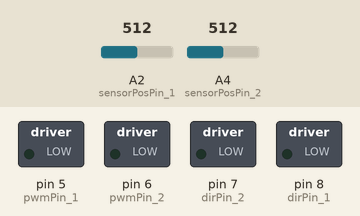
Bench run of a sketch on a simulated Arduino Uno, built with avr-gcc and run on an emulated ATmega328P. Parts: switched loads named in the sketch (green lamp = pin HIGH). The test bench sets the inputs (shaded band); at power-on: A2 (sensorPosPin_1) = 512, A4 (sensorPosPin_2) = 512. What the sketch prints to the serial monitor is not drawn.

Above: at 1.2 s.
1.3 s: A2 (sensorPosPin_1) set to 710
At 2.3 s:
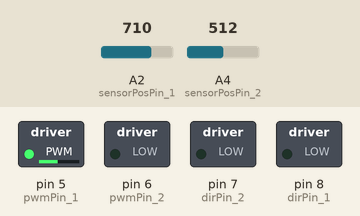
2.8 s: A4 (sensorPosPin_2) set to 522
At 3.5 s:
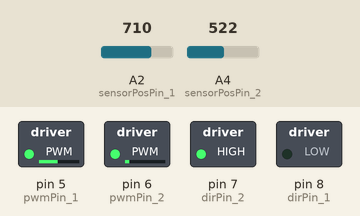
4.3 s: A4 (sensorPosPin_2) set to 511
At 4.6 s:
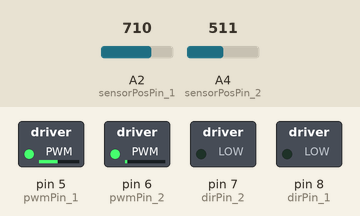
5.8 s: A2 (sensorPosPin_1) set to 1023
At 7.0 s:
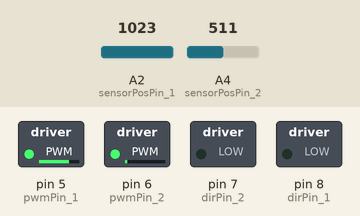
7.3 s: A4 (sensorPosPin_2) set to 900
At 8.1 s:
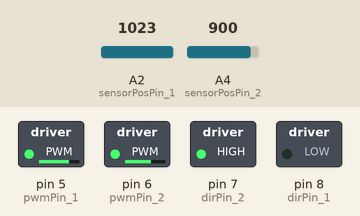
8.8 s: A4 (sensorPosPin_2) set to 716
At 9.2 s:
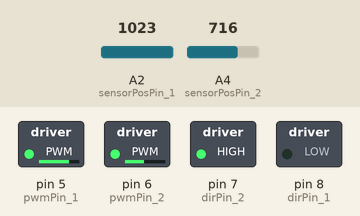
Timing chart, 0 to 11.3 s (numbered marks = the images above; inputs shaded):
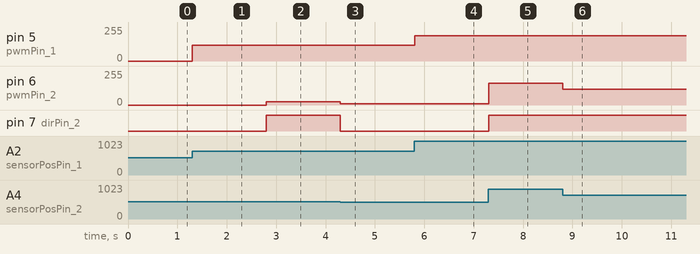

The sketch:

A5P2_Blankenberg_Goodloe.ino
```cpp
// Includes
#include <math.h>
#include <Wire.h>

#define CENTERING_CONSTANT

// System Parameters
float positionProportion   = 25;
float derivativeProportion = 0.1;

// Pin declares
// > System 1
int pwmPin_1       = 5;  // PWM output pin for motor 1
int dirPin_1       = 8;  // direction output pin for motor 1
int sensorPosPin_1 = A2; // input pin for MR sensor
int fsrPin_1       = A3; // input pin for FSR sensor
// > System 2
int pwmPin_2       = 6;  // PWM output pin for motor 2
int dirPin_2       = 7;  // direction output pin for motor 2
int sensorPosPin_2 = A4; // input pin for MR sensor on other system
byte L1 = 5;
byte L2 = 6;

// Position tracking variables
// > System 1
int updatedPos_1       = 0; // keeps track of the latest updated value of the MR sensor reading
int rawPos_1           = 0; // current raw reading from MR sensor
int lastRawPos_1       = 0; // last raw reading from MR sensor
int lastLastRawPos_1   = 0; // last last raw reading from MR sensor
int flipNumber_1       = 0; // keeps track of the number of flips over the 180deg mark
int tempOffset_1       = 0;
int rawDiff_1          = 0;
int lastRawDiff_1      = 0;
int rawOffset_1        = 0;
int lastRawOffset_1    = 0;
const int flipThresh_1 = 700;  // threshold to determine whether or not a flip over the 180 degree mark occurred
boolean flipped_1      = false;
// > System 2
int updatedPos_2       = 0; // keeps track of the latest updated value of the MR sensor reading
int rawPos_2           = 0; // current raw reading from MR sensor
int lastRawPos_2       = 0; // last raw reading from MR sensor
int lastLastRawPos_2   = 0; // last last raw reading from MR sensor
int flipNumber_2       = 0; // keeps track of the number of flips over the 180deg mark
int tempOffset_2       = 0;
int rawDiff_2          = 0;
int lastRawDiff_2      = 0;
int rawOffset_2        = 0;
int lastRawOffset_2    = 0;
const int flipThresh_2 = 700;  // threshold to determine whether or not a flip over the 180 degree mark occurred
boolean flipped_2      = false;

boolean global_zero = true;
double global_master = 0;
double global_slave = 0;
float global_x = 0;
float global_y = 0;
double rp = .009;
double rh = .09;
double rs = .075;

// Kinematics variables
// > System 1
double xh_1      = 0;      // position of the handle [m]
double theta_s_1 = 0;      // Angle of the sector pulley in deg
double xh_prev_1;          // Distance of the handle at previous time step
double xh_prev2_1;
double dxh_1;              // Velocity of the handle
double dxh_prev_1;
double dxh_prev2_1;
double dxh_filt_1;         // Filtered velocity of the handle
double dxh_filt_prev_1;
double dxh_filt_prev2_1;
// > System 2
double xh_2      = 0;      // position of the handle [m]
double theta_s_2 = 0;      // Angle of the sector pulley in deg
double xh_prev_2;          // Distance of the handle at previous time step
double xh_prev2_2;
double dxh_2;              // Velocity of the handle
double dxh_prev_2;
double dxh_prev2_2;
double dxh_filt_2;         // Filtered velocity of the handle
double dxh_filt_prev_2;
double dxh_filt_prev2_2;

// Force output variables
// > System 1
double force_1        = 0;    // force at the handle
double Tp_1           = 0;    // torque of the motor pulley
double duty_1         = 0;    // duty cylce (between 0 and 255)
unsigned int output_1 = 0;    // output command to the motor
// > System 2
double force_2        = 0;    // force at the handle
double Tp_2           = 0;    // torque of the motor pulley
double duty_2         = 0;    // duty cylce (between 0 and 255)
unsigned int output_2 = 0;    // output command to the motor

// I added a sign function
#define signum(x) ((x > 0)?(1):(-1))

// --------------------------------------------------------------
// Setup function -- NO NEED TO EDIT
// --------------------------------------------------------------
void setup() {
  // Set up serial communication
  Serial.begin(115200);

  // Set PWM frequency
  setPwmFrequency(pwmPin_1, 1);
  setPwmFrequency(pwmPin_2, 1);

  // Input pins
  pinMode(sensorPosPin_1, INPUT); // set MR sensor pin to be an input
  pinMode(fsrPin_1, INPUT);       // set FSR sensor pin to be an input
  pinMode(sensorPosPin_2, INPUT); // set MR sensor pin to be an input

  // Output pins
  pinMode(pwmPin_1, OUTPUT);  // PWM pin for motor A
  pinMode(dirPin_1, OUTPUT);  // dir pin for motor A
  pinMode(pwmPin_2, OUTPUT);  // PWM pin for motor A
  pinMode(dirPin_2, OUTPUT);  // dir pin for motor A

  // Initialize motor
  analogWrite(pwmPin_1, 0);     // set to not be spinning (0/255)
  digitalWrite(dirPin_1, LOW);  // set direction
  analogWrite(pwmPin_2, 0);     // set to not be spinning (0/255)
  digitalWrite(dirPin_2, LOW);  // set direction

  // Initialize position valiables
  lastLastRawPos_1 = analogRead(sensorPosPin_1);
  lastRawPos_1     = analogRead(sensorPosPin_1);
  lastLastRawPos_2 = analogRead(sensorPosPin_1);
  lastRawPos_2     = analogRead(sensorPosPin_1);
}


// --------------------------------------------------------------
// Main Loop
// --------------------------------------------------------------
void loop()
{

  //*************************************************************
  //*** Section 1. Compute position in counts (do not change) ***
  //*************************************************************

  // > Device 1
  // Get voltage output by MR sensor
  rawPos_1 = analogRead(sensorPosPin_1);  //current raw position from MR sensor
  // Calculate differences between subsequent MR sensor readings
  rawDiff_1 = rawPos_1 - lastRawPos_1;          //difference btwn current raw position and last raw position
  lastRawDiff_1 = rawPos_1 - lastLastRawPos_1;  //difference btwn current raw position and last last raw position
  rawOffset_1 = abs(rawDiff_1);
  lastRawOffset_1 = abs(lastRawDiff_1);
  // Update position record-keeping vairables
  lastLastRawPos_1 = lastRawPos_1;
  lastRawPos_1 = rawPos_1;
  // Keep track of flips over 180 degrees
  if((lastRawOffset_1 > flipThresh_1) && (!flipped_1)) { // enter this anytime the last offset is greater than the flip threshold AND it has not just flipped
    if(lastRawDiff_1 > 0) {        // check to see which direction the drive wheel was turning
      flipNumber_1--;              // cw rotation
    } else {                     // if(rawDiff < 0)
      flipNumber_1++;              // ccw rotation
    }
    if(rawOffset_1 > flipThresh_1) { // check to see if the data was good and the most current offset is above the threshold
      updatedPos_1 = rawPos_1 + flipNumber_1*rawOffset_1; // update the pos value to account for flips over 180deg using the most current offset
      tempOffset_1 = rawOffset_1;
    } else {                     // in this case there was a blip in the data and we want to use lastactualOffset instead
      updatedPos_1 = rawPos_1 + flipNumber_1*lastRawOffset_1;  // update the pos value to account for any flips over 180deg using the LAST offset
      tempOffset_1 = lastRawOffset_1;
    }
    flipped_1 = true;            // set boolean so that the next time through the loop won't trigger a flip
  } else {                        // anytime no flip has occurred
    updatedPos_1 = rawPos_1 + flipNumber_1*tempOffset_1; // need to update pos based on what most recent offset is
    flipped_1 = false;
  }

  // > Device 2
  // Get voltage output by MR sensor
  rawPos_2 = analogRead(sensorPosPin_2);  //current raw position from MR sensor
  // Calculate differences between subsequent MR sensor readings
  rawDiff_2 = rawPos_2 - lastRawPos_2;          //difference btwn current raw position and last raw position
  lastRawDiff_2 = rawPos_2 - lastLastRawPos_2;  //difference btwn current raw position and last last raw position
  rawOffset_2 = abs(rawDiff_2);
  lastRawOffset_2 = abs(lastRawDiff_2);
  // Update position record-keeping vairables
  lastLastRawPos_2 = lastRawPos_2;
  lastRawPos_2 = rawPos_2;
  // Keep track of flips over 180 degrees
  if((lastRawOffset_2 > flipThresh_2) && (!flipped_2)) { // enter this anytime the last offset is greater than the flip threshold AND it has not just flipped
    if(lastRawDiff_2 > 0) {        // check to see which direction the drive wheel was turning
      flipNumber_2--;              // cw rotation
    } else {                     // if(rawDiff < 0)
      flipNumber_2++;              // ccw rotation
    }
    if(rawOffset_2 > flipThresh_2) { // check to see if the data was good and the most current offset is above the threshold
      updatedPos_2 = rawPos_2 + flipNumber_2*rawOffset_2; // update the pos value to account for flips over 180deg using the most current offset
      tempOffset_2 = rawOffset_2;
    } else {                     // in this case there was a blip in the data and we want to use lastactualOffset instead
      updatedPos_2 = rawPos_2 + flipNumber_2*lastRawOffset_2;  // update the pos value to account for any flips over 180deg using the LAST offset
      tempOffset_2 = lastRawOffset_2;
    }
    flipped_2 = true;            // set boolean so that the next time through the loop won't trigger a flip
  } else {                        // anytime no flip has occurred
    updatedPos_2 = rawPos_2 + flipNumber_2*tempOffset_2; // need to update pos based on what most recent offset is
    flipped_2 = false;
  }

  //*************************************************************
  //*** Section 2. Compute position in meters *******************
  //*************************************************************

  // > System 1
  // Compute the angle of the sector pulley (ts) in degrees based on updatedPos
  double ts_1 = 0.0124 * updatedPos_1 - 9.3517;
  // Compute the position of the handle (in meters) based on ts (in radians)
  xh_1 = 0.07 * ((ts_1 * 2 * PI) / (double) 360);
  // Calculate velocity with loop time estimation
  dxh_1 = (double)(xh_1 - xh_prev_1) / 0.001;
  // Calculate the filtered velocity of the handle using an infinite impulse response filter
  dxh_filt_1 = .9*dxh_1 + 0.1*dxh_prev_1;
  // Record the position and velocity
  xh_prev2_1 = xh_prev_1;
  xh_prev_1 = xh_1;
  dxh_prev2_1 = dxh_prev_1;
  dxh_prev_1 = dxh_1;
  dxh_filt_prev2_1 = dxh_filt_prev_1;
  dxh_filt_prev_1 = dxh_filt_1;

  // > System 2
  // Compute the angle of the sector pulley (ts) in degrees based on updatedPos
  double ts_2 = 0.0124 * updatedPos_2 - 9.3517;
  ts_2 = -ts_2; // Readings from second device are inverted.
  // Compute the position of the handle (in meters) based on ts (in radians)
  xh_2 = 0.07 * ((ts_2 * 2 * PI) / (double) 360);
  // Calculate velocity with loop time estimation
  dxh_2 = (double)(xh_2 - xh_prev_2) / 0.001;
  // Calculate the filtered velocity of the handle using an infinite impulse response filter
  dxh_filt_2 = .9*dxh_2 + 0.1*dxh_prev_2;
  // Record the position and velocity
  xh_prev2_2 = xh_prev_2;
  xh_prev_2 = xh_2;
  dxh_prev2_2 = dxh_prev_2;
  dxh_prev_2 = dxh_2;
  dxh_filt_prev2_2 = dxh_filt_prev_2;
  dxh_filt_prev_2 = dxh_filt_2;

  //*************************************************************
  //*** Section 3. Assign a motor output force in Newtons *******
  //*************************************************************

  //Converting angle of pulley sectors to degrees
  ts_1 = (ts_1 * 2 * PI) / (double)360;
  ts_2 = (ts_2 * 2 * PI) / (double)360;


  //Set the origin of where the haptic device will be centered
  if(global_zero){
    global_master = xh_1;
    global_slave = xh_2;
    global_x = (L1 * cos(ts_1) + L2 * cos(180- ts_2));
    global_y = (L1 * sin(ts_1) + L2 * sin(180- ts_2));
    global_zero = false;
  }
  #ifdef CENTERING_CONSTANT

    //Jacobian stuff
    //ts_1 and ts_2 are the calculated angles of the sector pulley;
   float y = (L1 * cos(ts_1) + L2 * cos(180- ts_2)) - global_x;
   float x = (L1 * sin(ts_1) + L2 * sin(180- ts_2)) - global_y;

   Serial.print((-x/3)*1024);
   Serial.print(" ");
   Serial.println((-y/1.5)*1024);

    double k_spring = 200;
    //Check to see how much the device has deviated from its origin
    force_1 = k_spring * (global_master - xh_1);
    force_2 = k_spring * (global_slave - xh_2);

  #endif

  //Serial.print(force_1);
  //Serial.print(" ");
  //Serial.println(force_2);

  Tp_1 = (rh * rp * force_1) / rs;
  Tp_2 = (rh * rp * force_2) / rs;
  //*************************************************************
  //*** Section 4. Force output (do not change) *****************
  //*************************************************************

  // > System 1
  // Determine correct direction for motor torque
  if(force_1 > 0) {
    digitalWrite(dirPin_1, HIGH);
  } else {
    digitalWrite(dirPin_1, LOW);
  }
  // Compute the duty cycle required to generate Tp (torque at the motor pulley)
  duty_1 = sqrt(abs(Tp_1)/0.03);
  // Make sure the duty cycle is between 0 and 100%
  if (duty_1 > 1) {
    duty_1 = 1;
  } else if (duty_1 < 0) {
    duty_1 = 0;
  }
  output_1 = (int)(duty_1 * 255);   // convert duty cycle to output signal
  analogWrite(pwmPin_1, output_1);  // output the signal

  // > System 2
  // Determine correct direction for motor torque
  if(force_2 > 0) {
    digitalWrite(dirPin_2, HIGH);
  } else {
    digitalWrite(dirPin_2, LOW);
  }
  // Compute the duty cycle required to generate Tp (torque at the motor pulley)
  duty_2 = sqrt(abs(Tp_2)/0.03);
  // Make sure the duty cycle is between 0 and 100%
  if (duty_2 > 1) {
    duty_2 = 1;
  } else if (duty_2 < 0) {
    duty_2 = 0;
  }
  output_2 = (int)(duty_2 * 255);   // convert duty cycle to output signal
  analogWrite(pwmPin_2, output_2);  // output the signal
}

// --------------------------------------------------------------
// Function to set PWM Freq -- DO NOT EDIT
// --------------------------------------------------------------
void setPwmFrequency(int pin, int divisor) {
  byte mode;
  if(pin == 5 || pin == 6 || pin == 9 || pin == 10) {
    switch(divisor) {
      case 1: mode = 0x01; break;
      case 8: mode = 0x02; break;
      case 64: mode = 0x03; break;
      case 256: mode = 0x04; break;
      case 1024: mode = 0x05; break;
      default: return;
    }
    if(pin == 5 || pin == 6) {
      TCCR0B = TCCR0B & 0b11111000 | mode;
    } else {
      TCCR1B = TCCR1B & 0b11111000 | mode;
    }
  } else if(pin == 3 || pin == 11) {
    switch(divisor) {
      case 1: mode = 0x01; break;
      case 8: mode = 0x02; break;
      case 32: mode = 0x03; break;
      case 64: mode = 0x04; break;
      case 128: mode = 0x05; break;
      case 256: mode = 0x06; break;
      case 1024: mode = 0x7; break;
      default: return;
    }
    TCCR2B = TCCR2B & 0b11111000 | mode;
  }
}
```

Measured:
- the behaviour switches between 512 and 513 on A4 (sensorPosPin_2) (found by bisection; images 1 and 2)
- after the input at 1.3 s, pin 5 (pwmPin_1): 0/255 → 118/255 at once
- after the input at 2.8 s, pin 6 (pwmPin_2): 0/255 → 26/255 at once; pin 7 (dirPin_2): LOW → HIGH at once
- after the input at 4.3 s, pin 6 (pwmPin_2): 26/255 → 8/255 at once; pin 7 (dirPin_2): HIGH → LOW at once
- after the input at 5.8 s, pin 5 (pwmPin_1): 118/255 → 190/255 at once
- after the input at 7.3 s, pin 6 (pwmPin_2): 8/255 → 165/255 at once; pin 7 (dirPin_2): LOW → HIGH at once
- after the input at 8.8 s, pin 6 (pwmPin_2): 165/255 → 120/255 at once
